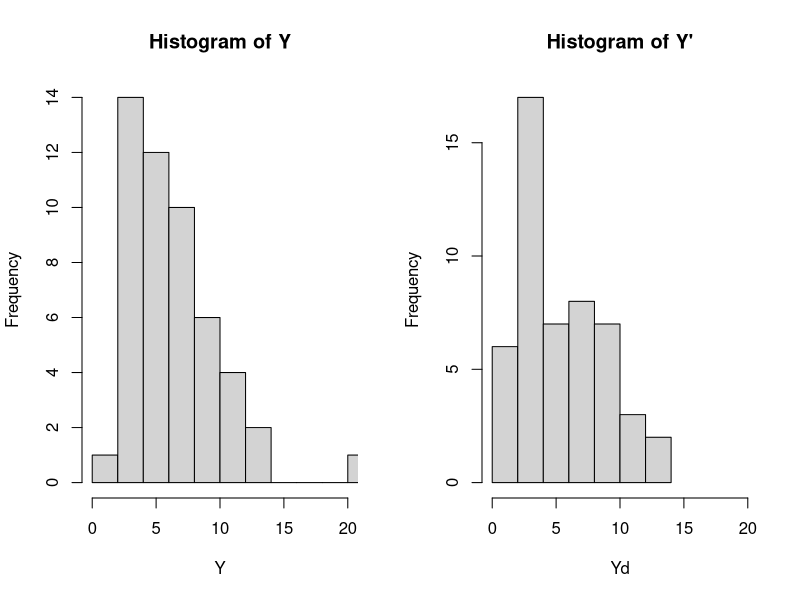

Source code (R):
## ---- chunk 1
knitr::opts_chunk$set(echo = TRUE)
## ---- chunk 2
skewness=function(x){
    m3=sum((x-mean(x))^3)/length(x)
    s3=sqrt(var(x))^3
    m3/s3
    }
## ---- chunk 3
chisq <- function(n, df){
    X <- matrix(nrow = n, ncol = df)
    for (i in 1:6){
      X[,i] <- rnorm(n=n, 0, 1)
      }
    return(rowSums(X^2))
    }
## ---- chunk 4
n =50
Y <- chisq(n=n, df=6)
## ---- chunk 5
Yd <- rchisq(n=n, df=6)
## ---- chunk 6
result <- rbind(c(mean(Y), var(Y), skewness(Y)), 
                c(mean(Yd), var(Yd), skewness(Yd)))
dimnames(result) <- list(c("Y","Y'"),
                         c("Mean","Variance","Skewness"))
result
## ---- chunk 7
par(mfrow=c(1,2))
hist(Y, breaks = 8, main = "Histogram of Y", xlim = c(0,20))
hist(Yd, breaks = 8, main = "Histogram of Y'", xlim = c(0,20))
